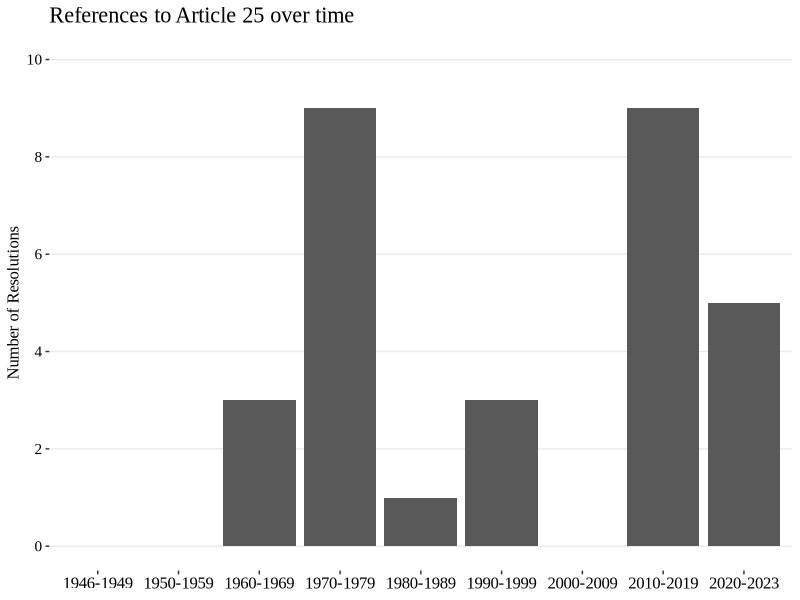

Recreate this plot in R.
rm(list = ls())
library(tidyverse)

df <- read_csv("data_res.csv")

theme_bw_academic <- theme(
  plot.title = element_text(family = "Times New Roman", size= 16, colour = "black"),
  text = element_text(family = "Times New Roman", size= 12, colour = "black"),
  axis.text.x = element_text(family = "Times New Roman", size= 12, colour = "black"),
  axis.text.y = element_text(family = "Times New Roman", size= 11, colour = "black"),
  legend.text = element_text(family = "Times New Roman", size= 12, colour = "black"),
  legend.title = element_blank(),
  panel.grid.minor = element_blank(),
  panel.grid.major.x = element_blank(),
  panel.grid.minor.x = element_blank(),
  panel.border = element_blank()
)

decades = c("1946-1949","1950-1959", "1960-1969", "1970-1979", "1980-1989", "1990-1999", "2000-2009", "2010-2019", "2020-2023")

df_tmp <- df %>%
  group_by(decade) %>%
  summarise(art25 = sum(art25_charter))

p <- ggplot(df_tmp, aes(x=factor(decade), y=art25)) +
  geom_col() +
  scale_x_discrete(labels = decades) +
  scale_y_continuous(limits = c(0, 10), breaks = seq(0, 10, 2)) +
  labs(title = "References to Article 25 over time", y = "Number of Resolutions", x = NULL) +
  theme_bw() +
  theme_bw_academic
p

ggsave("fig_2_art25.png",p, width = 8.5, height = 5, dpi=600)
